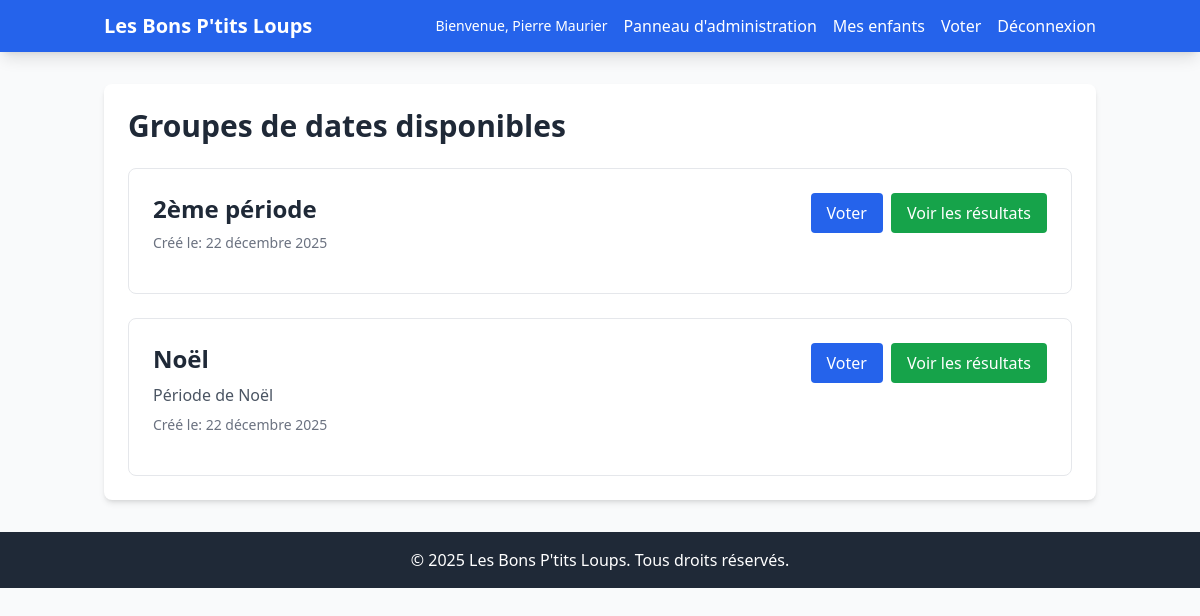
The page /voting/ (signed in) on the database its author committed.
### accounts/models.py (models this page shows, shortened)
class CustomUser(AbstractUser):
    is_parent = models.BooleanField(default=False, verbose_name=_('Parent'))
    is_admin = models.BooleanField(default=False, verbose_name=_('Administrateur'))
    class Meta:
        verbose_name = _('Utilisateur')
        verbose_name_plural = _('Utilisateurs')

### voting/models.py (models this page shows, shortened)
class DateGroup(models.Model):
    STATUS_CHOICES = [
        ('active', _('Actif')),
        ('closed', _('Fermé')),
    ]
    title = models.CharField(max_length=200, verbose_name=_('Titre'))
    description = models.TextField(blank=True, null=True, verbose_name=_('Description'))
    created_by = models.ForeignKey(settings.AUTH_USER_MODEL, on_delete=models.CASCADE, related_name='created_date_groups', verbose_name=_('Créé par'))
    created_at = models.DateTimeField(auto_now_add=True, verbose_name=_('Date de création'))
    is_active = models.BooleanField(default=True, verbose_name=_('Actif'))
    status = models.CharField(max_length=10, choices=STATUS_CHOICES, default='active', verbose_name=_('Statut'))
    class Meta:
        verbose_name = _('Groupe de dates')
        verbose_name_plural = _('Groupes de dates')
        ordering = ['-created_at']
    def can_vote(self):
        return self.status == 'active' and self.is_active

### voting/views.py (the view)
# urls.py: path('', views.date_group_list, name='list'),
@login_required
def date_group_list(request):
    date_groups = DateGroup.objects.filter(is_active=True).filter(
        Q(status='active') | Q(status='closed')
    ).prefetch_related('date_options__time_slots')
    children = Child.objects.filter(parent=request.user)
    user_votes_dict = {}
    for group in date_groups:
        group_votes = {}
        for child in children:
            votes = Vote.objects.filter(
                child=child,
                time_slot__date_option__date_group=group
            ).select_related('time_slot', 'time_slot__date_option')
            group_votes[child.id] = {vote.time_slot.id: vote.choice for vote in votes}
        user_votes_dict[group.id] = group_votes
    context = {
        'date_groups': date_groups,
        'user_votes_dict': user_votes_dict,
        'children': children,
    }
    return render(request, 'voting/date_group_list.html', context)

### voting/templatetags/voting_tags.py (called while the page is built)
@register.filter
def get_item(dictionary, key):
    if dictionary is None:
        return None
    return dictionary.get(key)

### voting/templates/voting/date_group_list.html (shortened to what this page needs)
{% extends 'base.html' %}
{% load voting_tags %}
{% load i18n %}
{% block content %}
<div class="bg-white rounded-lg shadow-md p-6">
    <h1 class="text-3xl font-bold text-gray-800 mb-6">{% trans "Groupes de dates disponibles" %}</h1>
    {% if date_groups %}
        <div class="space-y-6">
            {% for group in date_groups %}
                <div class="border border-gray-200 rounded-lg p-6 hover:shadow-lg transition duration-200">
                    <div class="flex justify-between items-start mb-4">
                        <div>
                            <h2 class="text-2xl font-semibold text-gray-800">{{ group.title }}</h2>
                            {% if group.description %}
                                <p class="text-gray-600 mt-2">{{ group.description }}</p>
                            {% endif %}
                            <p class="text-sm text-gray-500 mt-2">{% trans "Créé le" %}: {{ group.created_at|date }}</p>
                        </div>
                        <div class="flex space-x-2 items-center">
                            {% if group.can_vote %}
                                <a href="{% url 'voting:vote' group.id %}" class="bg-blue-600 text-white px-4 py-2 rounded hover:bg-blue-700 transition duration-200">
                                    {% trans "Voter" %}
                                </a>
                            {% else %}
                                <span class="px-2 inline-flex text-xs leading-5 font-semibold rounded-full bg-orange-100 text-orange-800 mr-2">
                                    {% trans "Fermé" %}
                                </span>
                            {% endif %}
                            <a href="{% url 'voting:results' group.id %}" class="bg-green-600 text-white px-4 py-2 rounded hover:bg-green-700 transition duration-200">
                                {% trans "Voir les résultats" %}
                            </a>
                        </div>
                    </div>
                </div>
            {% endfor %}
        </div>
    {% else %}
        <div class="text-center py-12">
            <p class="text-gray-600 text-lg">{% trans "Aucun groupe de dates actif disponible pour le vote." %}</p>
        </div>
    {% endif %}
</div>
{% endblock %}

### templates/base.html (shortened to what this page needs)
{% load i18n %}
<!DOCTYPE html>
<html lang="fr">
<head>
    <script src="https://cdn.tailwindcss.com"></script>
</head>
<body class="bg-gray-50 min-h-screen">
    <nav class="bg-blue-600 text-white shadow-lg">
        <div class="container mx-auto px-4 py-3">
            <div class="flex justify-between items-center">
                <a href="{% url 'home' %}" class="text-xl font-bold">{% trans "Les Bons P'tits Loups" %}</a>
                <div class="flex items-center space-x-4">
                    {% if user.is_authenticated %}
                        <span class="text-sm">{% blocktrans with first=user.first_name last=user.last_name %}Bienvenue, {{ first }} {{ last }}{% endblocktrans %}</span>
                        {% if user.is_admin %}
                            <a href="{% url 'admin_panel:dashboard' %}" class="hover:text-blue-200">{% trans "Panneau d'administration" %}</a>
                        {% endif %}
                        {% if user.is_parent or user.is_admin %}
                            <a href="{% url 'children:dashboard' %}" class="hover:text-blue-200">{% trans "Mes enfants" %}</a>
                            <a href="{% url 'voting:list' %}" class="hover:text-blue-200">{% trans "Voter" %}</a>
                        {% endif %}
                        <a href="{% url 'accounts:logout' %}" class="hover:text-blue-200">{% trans "Déconnexion" %}</a>
                    {% else %}
                        <a href="{% url 'accounts:login' %}" class="hover:text-blue-200">{% trans "Connexion" %}</a>
                        <a href="{% url 'accounts:register' %}" class="hover:text-blue-200">{% trans "Inscription" %}</a>
                    {% endif %}
                </div>
            </div>
        </div>
    </nav>
    <main class="container mx-auto px-4 py-8">
        {% block content %}
        {% endblock %}
    </main>
    <footer class="bg-gray-800 text-white mt-auto py-4">
        <div class="container mx-auto px-4 text-center">
            <p>&copy; 2025 {% trans "Les Bons P'tits Loups" %}. {% trans "Tous droits réservés." %}</p>
        </div>
    </footer>
</body>
</html>

### rows shown on the page
DateGroup: title "2ème période", created_at "22 décembre 2025"
DateGroup: title "Noël", description "Période de Noël", created_at "22 décembre 2025"
